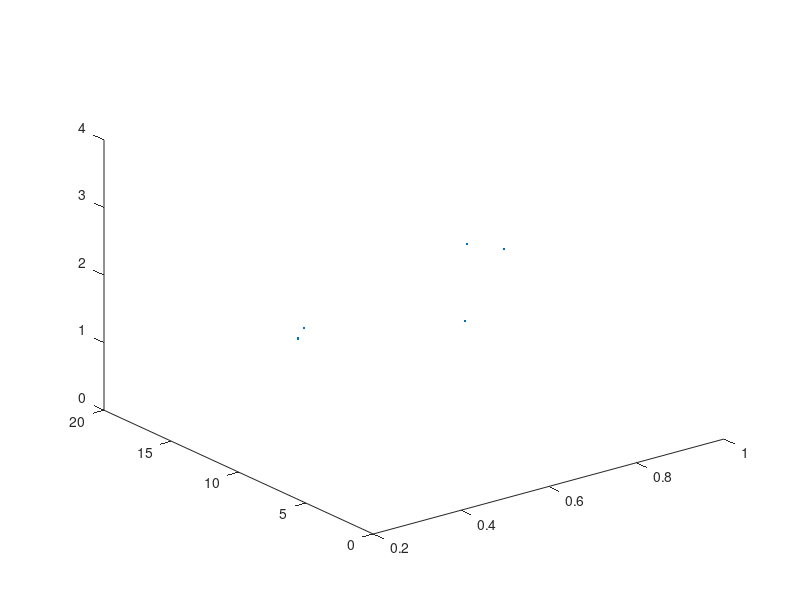

Write the MATLAB code that produced this figure.
function example
figure('WindowButtonMotionFcn',@(src,evnt)printPos())
plot3(rand(5,1),rand(5,1)*20,rand(5,1)*5,'.'), view(3)
      function printPos
          clickedPt = get(gca,'CurrentPoint');
          VMtx = view(gca);
          point2d = VMtx * [clickedPt(1,:) 1]';
          disp(point2d(1:3)')
      end
end